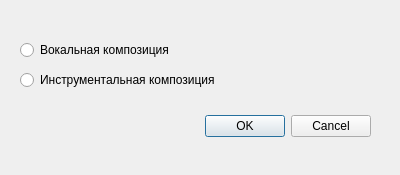
<?xml version="1.0" encoding="UTF-8"?>
<ui version="4.0">
 <class>Dialog</class>
 <widget class="QDialog" name="Dialog">
  <property name="geometry">
   <rect>
    <x>0</x>
    <y>0</y>
    <width>400</width>
    <height>175</height>
   </rect>
  </property>
  <property name="windowTitle">
   <string>Тип композиции</string>
  </property>
  <widget class="QDialogButtonBox" name="buttonBox">
   <property name="geometry">
    <rect>
     <x>30</x>
     <y>110</y>
     <width>341</width>
     <height>32</height>
    </rect>
   </property>
   <property name="orientation">
    <enum>Qt::Horizontal</enum>
   </property>
   <property name="standardButtons">
    <set>QDialogButtonBox::Cancel|QDialogButtonBox::Ok</set>
   </property>
  </widget>
  <widget class="QRadioButton" name="radioButton">
   <property name="geometry">
    <rect>
     <x>20</x>
     <y>40</y>
     <width>181</width>
     <height>20</height>
    </rect>
   </property>
   <property name="text">
    <string>Вокальная композиция</string>
   </property>
  </widget>
  <widget class="QRadioButton" name="radioButton_2">
   <property name="geometry">
    <rect>
     <x>20</x>
     <y>70</y>
     <width>221</width>
     <height>20</height>
    </rect>
   </property>
   <property name="text">
    <string>Инструментальная композиция</string>
   </property>
  </widget>
 </widget>
 <resources/>
 <connections>
  <connection>
   <sender>buttonBox</sender>
   <signal>accepted()</signal>
   <receiver>Dialog</receiver>
   <slot>accept()</slot>
   <hints>
    <hint type="sourcelabel">
     <x>248</x>
     <y>254</y>
    </hint>
    <hint type="destinationlabel">
     <x>157</x>
     <y>274</y>
    </hint>
   </hints>
  </connection>
  <connection>
   <sender>buttonBox</sender>
   <signal>rejected()</signal>
   <receiver>Dialog</receiver>
   <slot>reject()</slot>
   <hints>
    <hint type="sourcelabel">
     <x>316</x>
     <y>260</y>
    </hint>
    <hint type="destinationlabel">
     <x>286</x>
     <y>274</y>
    </hint>
   </hints>
  </connection>
 </connections>
</ui>
